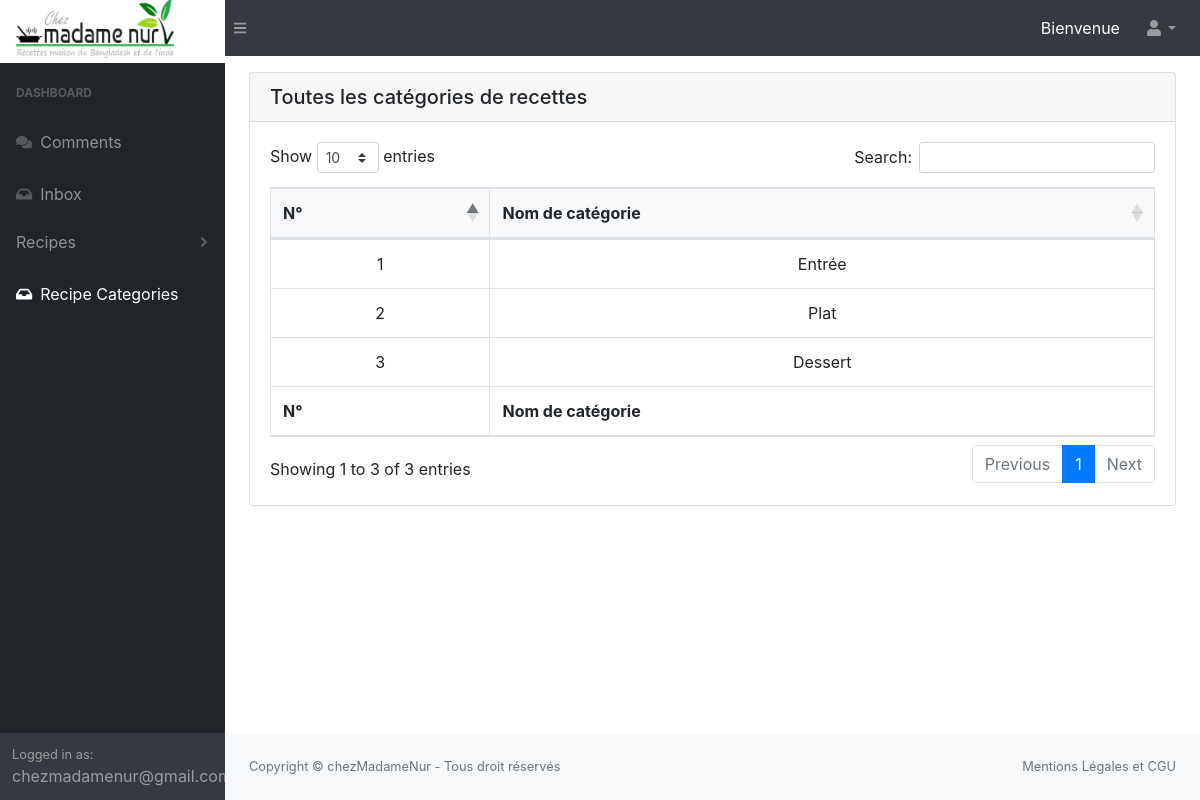
/admin/recipe_category_list.php (signed in), run on the app's committed database.
### tables this page shows
CREATE TABLE `recipe_category` (
  `cat_id` int(11) NOT NULL,
  `cat_name` varchar(255) NOT NULL
);

### admin/library/Database.php (called while the page is built, shortened)
<?php
class Database
{
  public $host = DB_HOST;
  public $user = DB_USER;
  public $pass = DB_PASS;
  public $dbname = DB_NAME;
  public $link;
  private function connectDB()
  {
    $this->link = new mysqli($this->host, $this->user, $this->pass, $this->dbname);
    mysqli_set_charset($this->link, 'utf8');
  }
  public function select($query)
  {
    $result = $this->link->query($query) or die($this->link->error . __LINE__);
    if ($result->num_rows > 0) {
      return $result;
    } else {
      return false;
    }
  }
}

### admin/recipe_category_list.php (the view, shortened to what this page needs)
<?php
require_once(__ROOT__ . '/admin/library/Database.php');
$db = new Database();
$query = "SELECT * FROM recipe_category";
$result = $db->select($query);
?>
<main>
    <div class="container-fluid">
        <div class="card mb-4 mt-3">
            <h5 class="card-header">
                Toutes les catégories de recettes
            </h5>
            <div class="card-body">
                <div class="table-responsive">
                    <table class="table table-bordered text-center" id="dataTable" width="100%" cellspacing="0">
                        <thead>
                            <tr class="bg-light">
                                <th>N°</th>
                                <th>Nom de catégorie </th>
                            </tr>
                        </thead>
                        <tbody>
                            <?php $i = 1;  while($row = $result->fetch_assoc()){ ?>
                                    <tr>
                                        <td> <?= $i; ?> </td>
                                        <td> <?= $row['cat_name'] ?> </td>
                                    </tr>
                            <?php $i++; } ?>
                        </tbody>
                        <tfoot>
                            <tr>
                                <th>N°</th>
                                <th>Nom de catégorie </th>
                            </tr>
                        </tfoot>
                    </table>
                </div>
            </div>
        </div>
    </div>
</main>
<?php
require_once(__ROOT__ . '/admin/include/template_admin.php');
?>

### data on the page
recipe_category: cat_name "Entrée"
recipe_category: cat_name "Plat"
recipe_category: cat_name "Dessert"

### other printed values
$admin "chezmadamenur@gmail.com"
